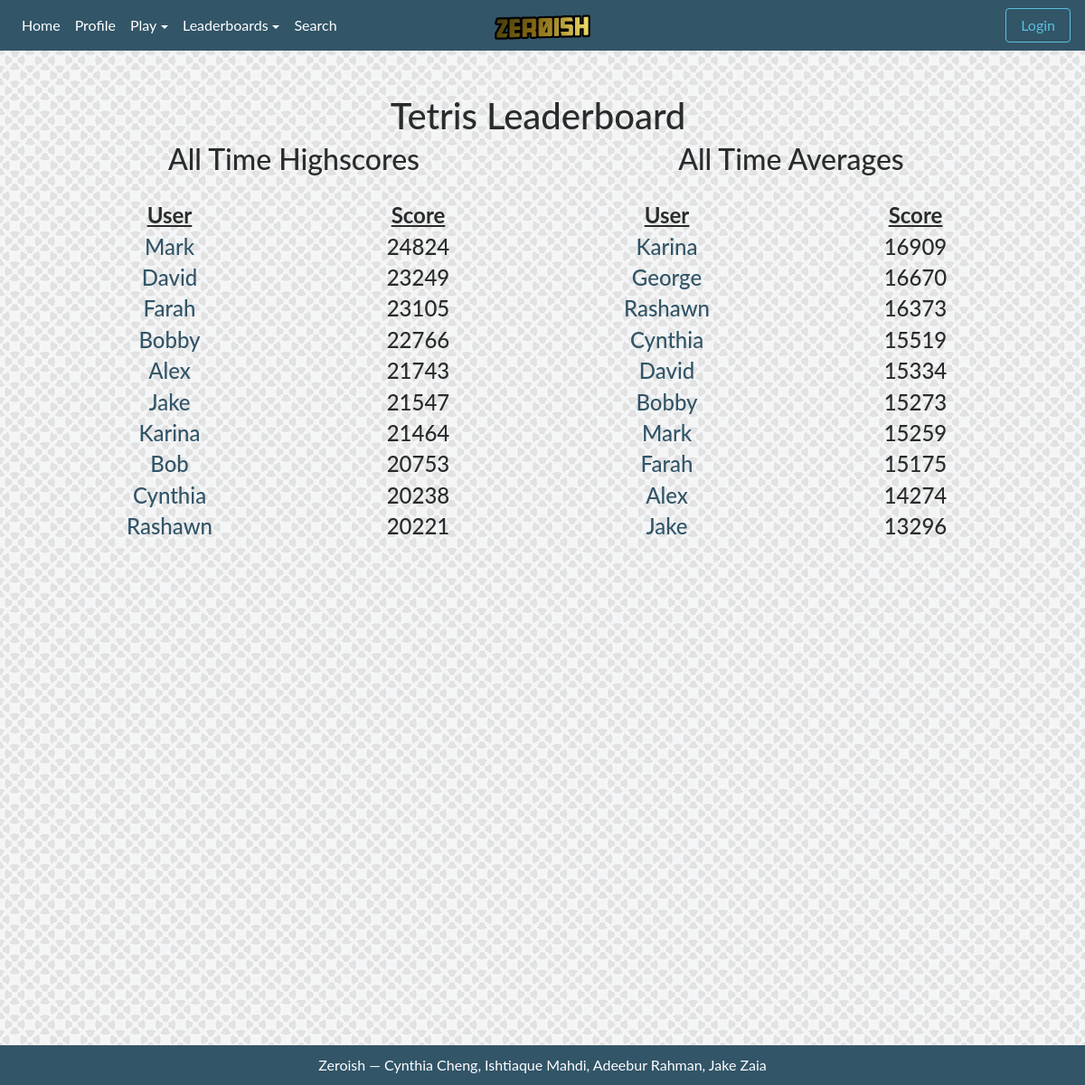
Page /tetris/leaderboard on the earlier database version.
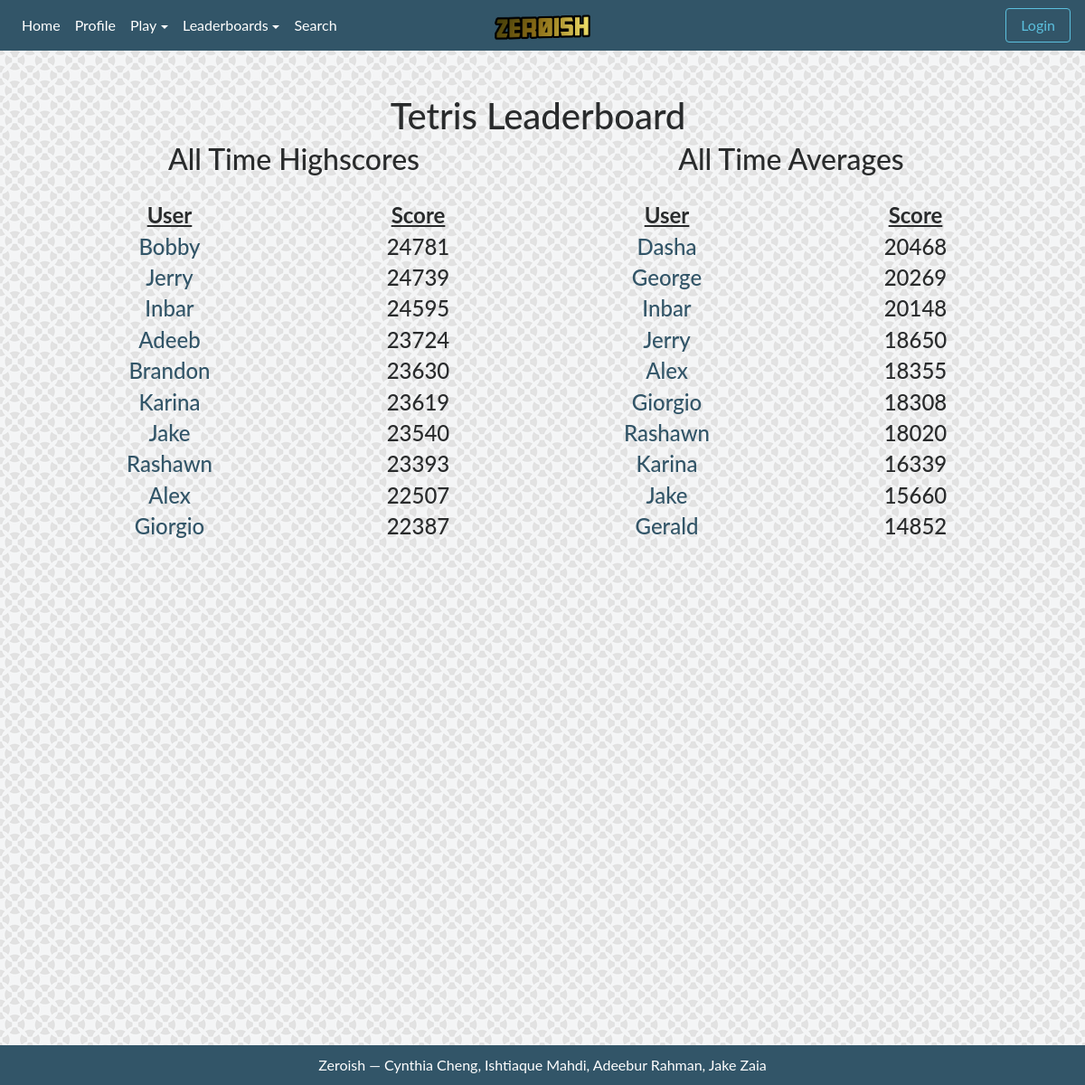
Same page on the later database version.
### tables this page shows
CREATE TABLE tetris (username TEXT PRIMARY KEY, scores TEXT, average REAL, highscore NUMERIC, numplayed NUMERIC);

### app.py (the view)
@app.route("/tetris/leaderboard")
def tetris_leaderboard():
    if 'username' in session:
        logged = True
    else:
        logged = False
    return render_template("leaderboard.html", logged=logged, game="Tetris",
                           highscores = tetris.get_highscores(),
                           averages = tetris.get_averages())

### utils/tetris.py (called while the page is built)
def get_highscores():
    db = sqlite3.connect(f)
    user_info = db.cursor().execute('SELECT username, highscore FROM tetris;').fetchall()
    dic = {}
    for data in user_info:
        dic[data[0]] = data[1]
    scores = []
    for line in sorted(dic.items(), key=lambda dic: dic[1], reverse=True):
        scores.append( [line[0], line[1]] )
    return scores[:10]

def get_averages():
    db = sqlite3.connect(f)
    user_info = db.cursor().execute('SELECT username, average FROM tetris;').fetchall()
    dic = {}
    for data in user_info:
        dic[data[0]] = data[1]
    scores = []
    for line in sorted(dic.items(), key=lambda dic: dic[1], reverse=True):
        scores.append( [line[0], line[1]] )
    return scores[:10]

### templates/leaderboard.html (shortened to what this page needs)
{% extends "template.html" %}
{% block content %}
<br>
<div class="container">
  <div class="row">
    <div class="col"></div>
    <div class="col"><h1>{{ game }} Leaderboard</h1></div>
    <div class="col"></div>
  </div>
  <div class="row">
    <div class="col">
      <center>
        <h2> All Time Highscores</h2>
        <br>
        <div class="row">
          <div class="col">
            <h4><b><u>User</u></b></h4>
          </div>
          <div class="col">
            <h4><b><u>Score</u></b></h4>
          </div>
        </div>
        {% for data in highscores %}
        <div class="row">
          <div class="col">
            <a href="/profile?user={{ data[0] }}"><h4>{{ data[0] }}</h4></a>
          </div>
          <div class="col">
            <h4>{{ data[1] }}</h4>
          </div>
        </div>
        {% endfor %}
      </center>
    </div>
    <div class="col">
      <center>
        <h2> All Time Averages</h2>
        <br>
        <div class="row">
          <div class="col">
            <h4><b><u>User</u></b></h4>
          </div>
          <div class="col">
            <h4><b><u>Score</u></b></h4>
          </div>
        </div>
        {% for data in averages %}
        <div class="row">
          <div class="col">
            <a href="/profile?user={{ data[0] }}"><h4>{{ data[0] }}</h4></a>
          </div>
          <div class="col">
            <h4>{{ data[1]|int }}</h4>
          </div>
        </div>
        {% endfor %}
      </center>
    </div>
  </div>
</div>
{% endblock %}

Differences in the rows shown:
no longer on this page (row edited): tetris: username "Mark", highscore "24824", average "15259"
no longer on one of the page's lists (row edited): tetris: username "Bobby", average "15273"
no longer on this page (row edited): tetris: username "David", highscore "23249", average "15334"
no longer on this page (row edited): tetris: username "Farah", highscore "23105", average "15175"
no longer on this page (row edited): tetris: username "Bob", highscore "20753", shown under "All Time Highscores"
no longer on this page (row edited): tetris: username "Cynthia", highscore "20238", average "15519"
changed tetris "Bobby": highscore "22766" → "24781"
now on this page (row edited): tetris: username "Jerry", highscore "24739", average "18650"
now on this page (row edited): tetris: username "Inbar", highscore "24595", average "20148"
now on this page (row edited): tetris: username "Adeeb", highscore "23724", shown under "All Time Highscores"
now on this page (row edited): tetris: username "Brandon", highscore "23630", shown under "All Time Highscores"
changed tetris "Karina": highscore "21464" → "23619"; average "16909" → "16339"; moves up the list
changed tetris "Jake": highscore "21547" → "23540"; average "13296" → "15660"; moves down the list
changed tetris "Rashawn": highscore "20221" → "23393"; average "16373" → "18020"; moves up the list; moves down the list
changed tetris "Alex": highscore "21743" → "22507"; average "14274" → "18355"; moves up the list
now on this page (row edited): tetris: username "Giorgio", highscore "22387", average "18308"
now on this page (row edited): tetris: username "Dasha", average "20468", shown under "All Time Averages"
changed tetris "George": average "16670" → "20269"; moves up the list
now on this page (row edited): tetris: username "Gerald", average "14852", shown under "All Time Averages"
